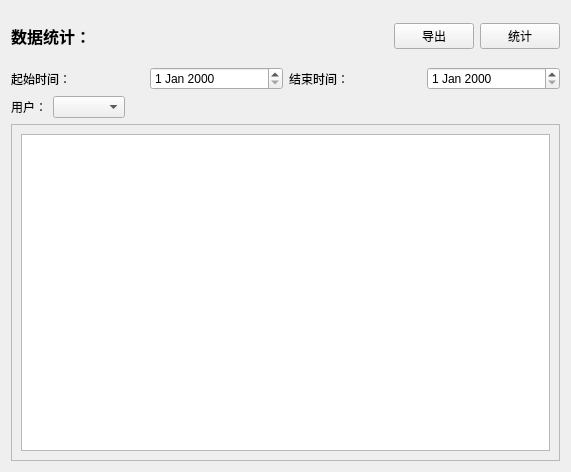
<?xml version="1.0" encoding="UTF-8"?>
<ui version="4.0">
 <class>DataStatistic</class>
 <widget class="QWidget" name="DataStatistic">
  <property name="geometry">
   <rect>
    <x>0</x>
    <y>0</y>
    <width>571</width>
    <height>472</height>
   </rect>
  </property>
  <property name="windowTitle">
   <string>Form</string>
  </property>
  <layout class="QVBoxLayout" name="verticalLayout">
   <item>
    <layout class="QHBoxLayout" name="horizontalLayout_3">
     <item>
      <widget class="QLabel" name="label_4">
       <property name="minimumSize">
        <size>
         <width>0</width>
         <height>50</height>
        </size>
       </property>
       <property name="maximumSize">
        <size>
         <width>16777215</width>
         <height>50</height>
        </size>
       </property>
       <property name="font">
        <font>
         <family>微软雅黑</family>
         <pointsize>12</pointsize>
         <weight>75</weight>
         <bold>true</bold>
        </font>
       </property>
       <property name="text">
        <string>数据统计：</string>
       </property>
      </widget>
     </item>
     <item>
      <spacer name="horizontalSpacer_2">
       <property name="orientation">
        <enum>Qt::Horizontal</enum>
       </property>
       <property name="sizeHint" stdset="0">
        <size>
         <width>40</width>
         <height>20</height>
        </size>
       </property>
      </spacer>
     </item>
     <item>
      <widget class="QPushButton" name="pushButton_2">
       <property name="text">
        <string>导出</string>
       </property>
      </widget>
     </item>
     <item>
      <widget class="QPushButton" name="pushButton">
       <property name="text">
        <string>统计</string>
       </property>
      </widget>
     </item>
    </layout>
   </item>
   <item>
    <layout class="QHBoxLayout" name="horizontalLayout">
     <item>
      <widget class="QLabel" name="label">
       <property name="text">
        <string>起始时间：</string>
       </property>
      </widget>
     </item>
     <item>
      <widget class="QDateEdit" name="dateEdit"/>
     </item>
     <item>
      <widget class="QLabel" name="label_2">
       <property name="text">
        <string>结束时间：</string>
       </property>
      </widget>
     </item>
     <item>
      <widget class="QDateEdit" name="dateEdit_2"/>
     </item>
    </layout>
   </item>
   <item>
    <layout class="QHBoxLayout" name="horizontalLayout_2">
     <item>
      <widget class="QLabel" name="label_3">
       <property name="text">
        <string>用户：</string>
       </property>
      </widget>
     </item>
     <item>
      <widget class="QComboBox" name="comboBox"/>
     </item>
     <item>
      <spacer name="horizontalSpacer">
       <property name="orientation">
        <enum>Qt::Horizontal</enum>
       </property>
       <property name="sizeHint" stdset="0">
        <size>
         <width>40</width>
         <height>20</height>
        </size>
       </property>
      </spacer>
     </item>
    </layout>
   </item>
   <item>
    <widget class="QScrollArea" name="scrollArea">
     <property name="widgetResizable">
      <bool>true</bool>
     </property>
     <widget class="QWidget" name="scrollAreaWidgetContents">
      <property name="geometry">
       <rect>
        <x>0</x>
        <y>0</y>
        <width>557</width>
        <height>347</height>
       </rect>
      </property>
      <layout class="QHBoxLayout" name="horizontalLayout_4">
       <item>
        <widget class="QTableWidget" name="tableWidget"/>
       </item>
      </layout>
     </widget>
    </widget>
   </item>
  </layout>
 </widget>
 <resources/>
 <connections/>
</ui>
